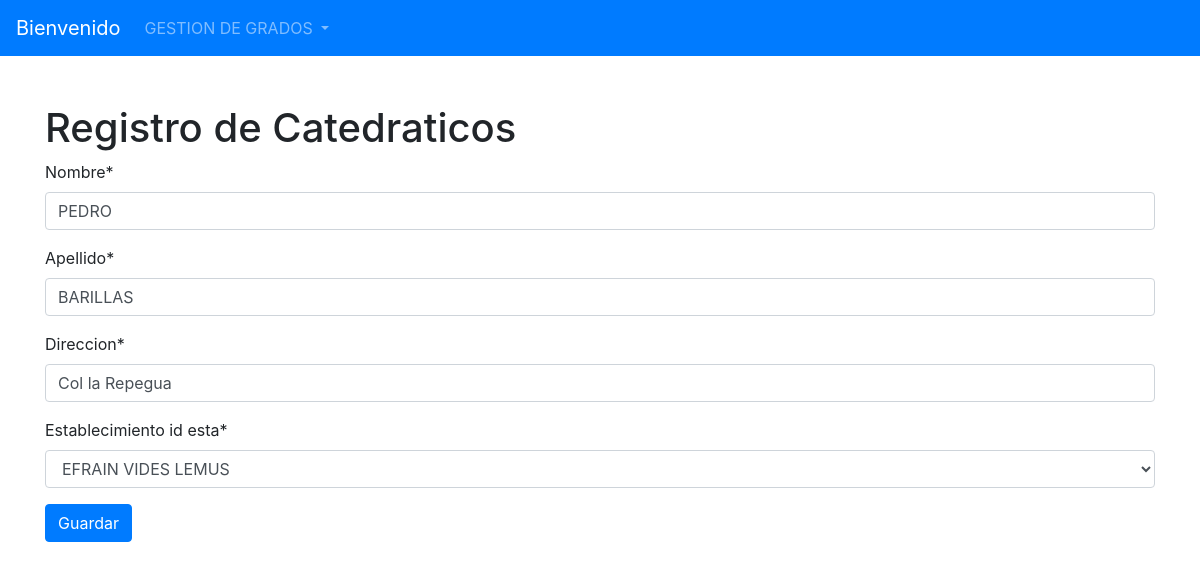
The app's page /editarCatedraticos/1 with its own data.
### Models/Catedratico/models.py (models this page shows, shortened)
class Catedratico(models.Model):
        id_catedra= models.AutoField(primary_key=True)
        Nombre =  models.CharField(max_length=30)
        Apellido = models.CharField(max_length=30)
        Direccion =  models.CharField(max_length=30)
        establecimiento_id_esta= models.ForeignKey(Establecimiento, on_delete=models.CASCADE)

### Models/Establecimiento/models.py (models this page shows)
class Establecimiento(models.Model):
    id_esta = models.AutoField(primary_key=True)
    Nombre = models.CharField(max_length=50)
    director_id_direct = models.ForeignKey(Director, on_delete=models.CASCADE)
    municipio_id_muni= models.ForeignKey(Municipio, on_delete=models.CASCADE)
    def __str__(self):
        return '{}'.format(self.Nombre)

### Models/Catedratico/views.py (the view)
# urls.py: path("editarCatedraticos/<id>",FormularioCatedraticoView.modificarCatedratico, name="MODIFICARCATEDRATICO"),
    def modificarCatedratico(request, id):
            MOD= Catedratico.objects.get(id_catedra=id)
            data = {
                'form': FormularioCatedratico(instance=MOD)
            }
            if request.method == 'POST':
                formulario = FormularioCatedratico(data=request.POST, instance=MOD)
                if formulario.is_valid():
                    formulario.save()
                    data['mensaje'] = "Se ha actualizado el registro."
                    data['form'] = formulario
            return render(request, 'Modificar_catedratico.html', data)

### Models/Catedratico/FormsCatedratico.py
class FormularioCatedratico(forms.ModelForm):
    class Meta:
        model = Catedratico
        fields = '__all__'

### Templates/Modificar_catedratico.html (shortened to what this page needs)
{% extends 'index.html' %}
{% load crispy_forms_tags %}
{% block content %}
  <div id="content-wrapper" class="d-flex flex-column">
    <h1>Registro de Catedraticos </h1>
    <form action = "" method="POST" >
        {{ form|crispy}}
            <button type="submit" class="btn btn-primary">Guardar</button>
    </form>
    </div>
{% endblock %}

### records on screen
Catedratico: Nombre "PEDRO", Apellido "BARILLAS", Direccion "Col la Repegua", establecimiento_id_esta "EFRAIN VIDES LEMUS"
